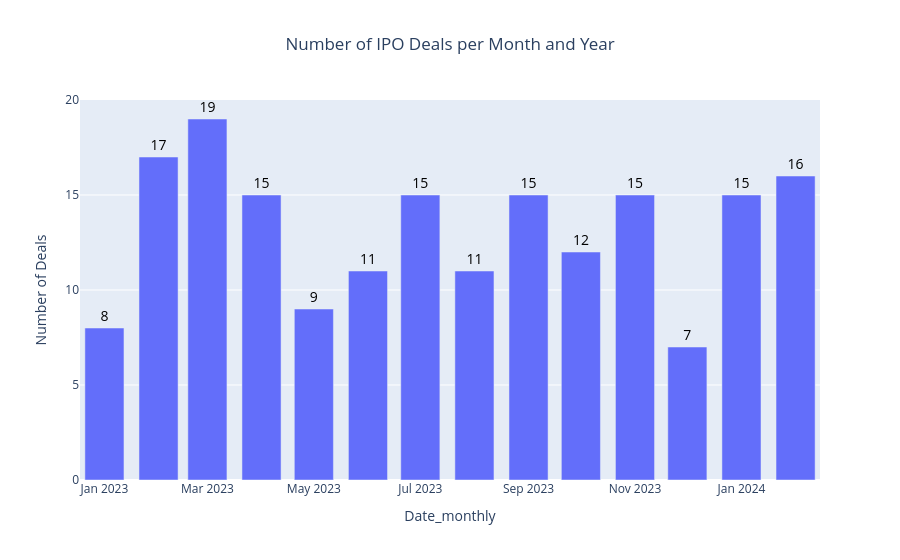

Source (notebook cell):
### Code cell
# Truncate to the first day in the month - for Bar names
stacked_ipos_df['Date_monthly'] = stacked_ipos_df['IPO Date'].dt.to_period('M').dt.to_timestamp()

# Count the number of deals for each month and year
monthly_deals = stacked_ipos_df['Date_monthly'].value_counts().reset_index().sort_values(by='Date_monthly')
monthly_deals.columns = ['Date_monthly', 'Number of Deals']

# Plotting the bar chart using Plotly Express
fig = px.bar(monthly_deals,
             x='Date_monthly',
             y='Number of Deals',
             labels={'Month_Year': 'Month and Year', 'Number of Deals': 'Number of Deals'},
             title='Number of IPO Deals per Month and Year',
             text='Number of Deals'
             )
fig.update_traces(textposition='outside', # Position the text outside the bars
                  textfont=dict(color='black',size=14), # Adjust the font size of the text
                  )
fig.update_layout(title_x=0.5) # Center the title

fig.show()

### Figure 1 — Plotly figure (JSON) as saved in the notebook; plotly's stock layout.template omitted (floating-point values rounded to 4 significant figures)
{"data": [{"alignmentgroup": "True", "hovertemplate": "Date_monthly=%{x}<br>Number of Deals=%{text}<extra></extra>", "legendgroup": "", "marker": {"color": "#636efa", "pattern": {"shape": ""}}, "name": "", "offsetgroup": "", "orientation": "v", "showlegend": false, "text": [7, 8, 9, 11, 11, 12, 15, 15, 15, 15, 15, 16, 17, 19], "textfont": {"color": "black", "size": 14}, "textposition": "outside", "type": "bar", "x": ["2023-12-01T00:00:00", "2023-01-01T00:00:00", "2023-05-01T00:00:00", "2023-08-01T00:00:00", "2023-06-01T00:00:00", "2023-10-01T00:00:00", "2023-11-01T00:00:00", "2023-09-01T00:00:00", "2023-07-01T00:00:00", "2023-04-01T00:00:00", "2024-01-01T00:00:00", "2024-02-01T00:00:00", "2023-02-01T00:00:00", "2023-03-01T00:00:00"], "xaxis": "x", "y": [7, 8, 9, 11, 11, 12, 15, 15, 15, 15, 15, 16, 17, 19], "yaxis": "y"}], "layout": {"barmode": "relative", "legend": {"tracegroupgap": 0}, "title": {"text": "Number of IPO Deals per Month and Year", "x": 0.5}, "xaxis": {"anchor": "y", "domain": [0, 1], "title": {"text": "Date_monthly"}}, "yaxis": {"anchor": "x", "domain": [0, 1], "title": {"text": "Number of Deals"}}}}
